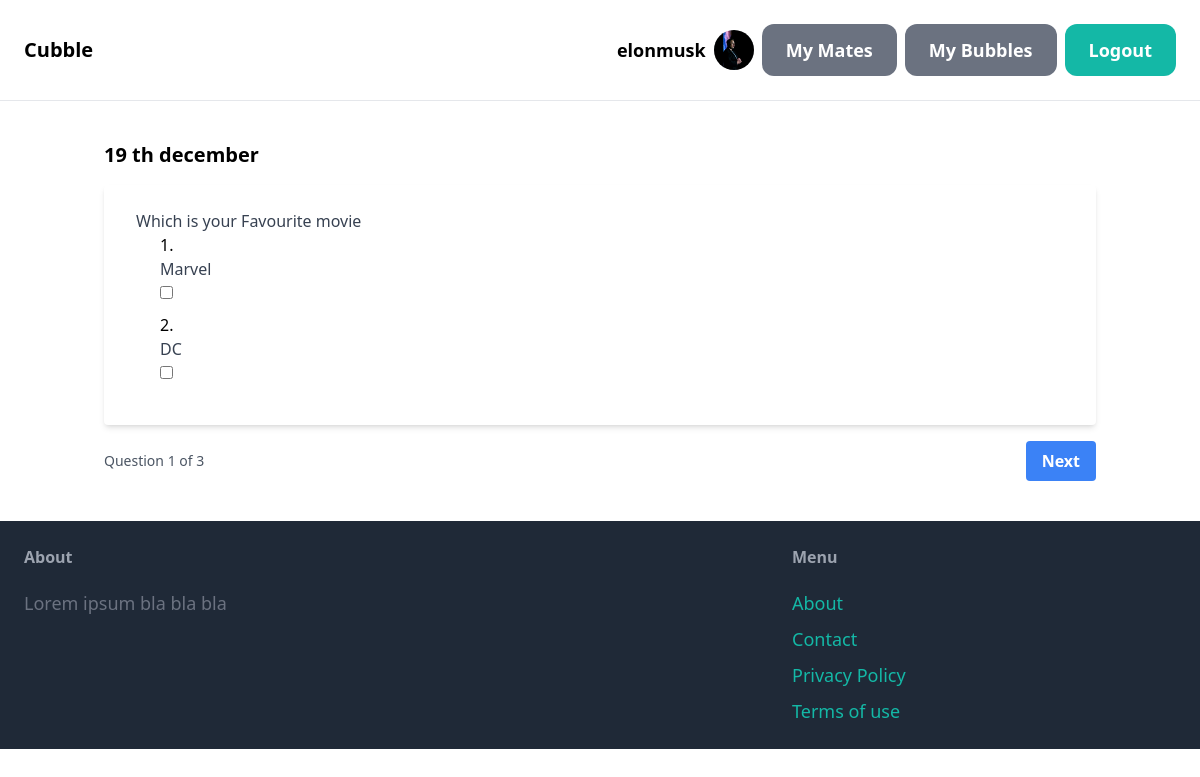
Page /entrytest/3/ (signed in) on the committed database.
### core/models.py (models this page shows, shortened)
class Profile(models.Model):
    user_id = models.OneToOneField(User, related_name='Profile', on_delete=models.CASCADE)
    description = models.CharField(max_length = 500, blank=True)
    interests = models.ManyToManyField(ProfileTag, blank=True)
    profile_pic = models.ImageField(upload_to='profil_pic', blank=True)

class EntryTest(models.Model):
    STATE_CHOICES = [('active', 'Active'), ('archive', 'Archive')]
    name = models.CharField(max_length=100)
    state = models.CharField(max_length=7, choices=STATE_CHOICES, default='archive')
    questions = models.ManyToManyField('Question', related_name='tests')

class Question(models.Model):
    text = models.TextField()
    choices = models.ManyToManyField('Option', related_name='Question_option' ,blank=True)

class Option(models.Model):
    text = models.TextField()
    def __str__(self):
        return f"{self.text}"

### core/views.py (the view)
# urls.py: path('entrytest/<int:test_id>/', views.test_view, name='test_view'),
@login_required
def test_view(request, test_id):
    test = get_object_or_404(EntryTest, id=test_id)
    questions = test.questions.all()
    paginator = Paginator(questions, 1)  # 1 question per page
    page_number = request.GET.get('page')
    page_obj = paginator.get_page(page_number)
    return render(request, 'core/test.html', {
        'test': test,
        'page_obj': page_obj,
    })

### core/templates/core/test.html (shortened to what this page needs)
{% extends 'core/base.html' %}
{% block content %}
<div class="container mx-auto p-4">
    <h1 class="text-xl font-bold mb-4">{{ test.name }}</h1>
    <div class="bg-white shadow-md rounded px-8 pt-6 pb-8 mb-4">
        <p class="text-gray-700 text-base">{{ page_obj.object_list.0.text }}</p>
        {% if page_obj.object_list.0.choices %}
        <ol class="list-decimal list-inside ml-6">
            {% for option in page_obj.object_list.0.choices.all %}
                <li class="mb-2">
                    <p class="text-gray-700">{{ option }}</p>
                    <input type="checkbox" class="optionTick"
                    id="option_{{ option.id }}"
                    data-user-id="{{ request.user.id }}"
                    data-option-id="{{ option.id }}"
                    data-question-id="{{ page_obj.object_list.0.id }}"
                    data-entry-test-id="{{ test.id }}"
                    {% if option.OptionResponce_option.tick %}checked{% endif %}>
                </li>
            {% endfor %}
        </ol>
        {% endif %}
    </div>
    <div class="flex justify-between items-center">
        <span class="text-sm text-gray-600">
            Question {{ page_obj.number }} of {{ page_obj.paginator.num_pages }}
        </span>
        {% if page_obj.has_next %}
            <a href="?page={{ page_obj.next_page_number }}" class="bg-blue-500 hover:bg-blue-700 text-white font-bold py-2 px-4 rounded">
                Next
            </a>
        {% endif %}
    </div>
</div>
{% endblock %}

### core/templates/core/base.html (shortened to what this page needs)
<!DOCTYPE html>
<html lang="en">
<head>
    <Script src="https://cdn.tailwindcss.com"></Script>
</head>
<body>
    <nav class="py-6 px-6 flex justify-between items-center border-b border-gray-200">
        <a href="/" class="text-xl font-semibold"> Cubble </a>
        <div class="space-x-6">
            {% if request.user.is_authenticated %}
                <div class="flex items-center space-x-2">
                    <a href="{% url 'core:user_profile' %}" class="flex items-center space-x-2">
                        <span class="text-lg font-semibold">{{ request.user.username }}</span>
                        <div class="h-10 w-10 rounded-full overflow-hidden bg-gray-300">
                            {% if request.user.Profile.profile_pic %}
                                <img src="{{ request.user.Profile.profile_pic.url }}" alt="Profile Pic" class="h-full w-full object-cover">
                            {% endif %}
                        </div>
                    </a>
                    <a href="{% url 'core:myfriends' %}" class="px-6 py-3 text-lg font-semibold bg-gray-500 text-white rounded-xl hover:bg-gray-700">My Mates</a>
                    <a href="{% url 'core:mybubbles' %}" class="px-6 py-3 text-lg font-semibold bg-gray-500 text-white rounded-xl hover:bg-gray-700">My Bubbles</a>
                    <a href="{% url 'core:logout' %}" class="px-6 py-3 text-lg font-semibold bg-teal-500 text-white rounded-xl hover:bg-teal-700">Logout</a>
                </div>
            {% else %}
                <a href="{% url 'core:signup' %}" class="px-6 py-3 text-lg font-semibold bg-teal-500 text-white rounded-xl hover:bg-teal-700">Sign up</a>
                <a href="{% url 'core:login' %}" class="px-6 py-3 text-lg font-semibold bg-gray-500 text-white rounded-xl hover:bg-gray-700">Log in</a>
            {% endif %}
        </div>
    </nav>
    <div class="px-6 py-6">
        {% block content %}
        {% endblock %}
    </div>
    <footer class="py-6 px-6 flex justify-between bg-gray-800">
        <div class="w-2/3 pr-10">
            <h3 class="mb-5 font-semibold text-gray-400"> About </h3>
            <p class="text-lg text-gray-500"> Lorem ipsum bla bla bla </p>
        </div>
        <div class="w-1/3">
            <h3 class="mb-5 font-semibold text-gray-400"> Menu </h3>
            <ul class="space-y-2">
                <li><a href="#" class="text-lg text-teal-500 hover:text-teal-700">About</a></li>
                <li><a href="#" class="text-lg text-teal-500 hover:text-teal-700">Contact</a></li>
                <li><a href="#" class="text-lg text-teal-500 hover:text-teal-700">Privacy Policy</a></li>
                <li><a href="#" class="text-lg text-teal-500 hover:text-teal-700">Terms of use</a></li>
            </ul>
        </div>
    </footer>
</body>
</html>

### rows in the picture
EntryTest: name "19 th december"
Question: object_list.0.text "Which is your Favourite movie"
Option: text "Marvel"
Option: text "DC"

### other values in the picture
{{ request.user.username }} "elonmusk"
{{ page_obj.number }} "1"
{{ page_obj.paginator.num_pages }} "3"
